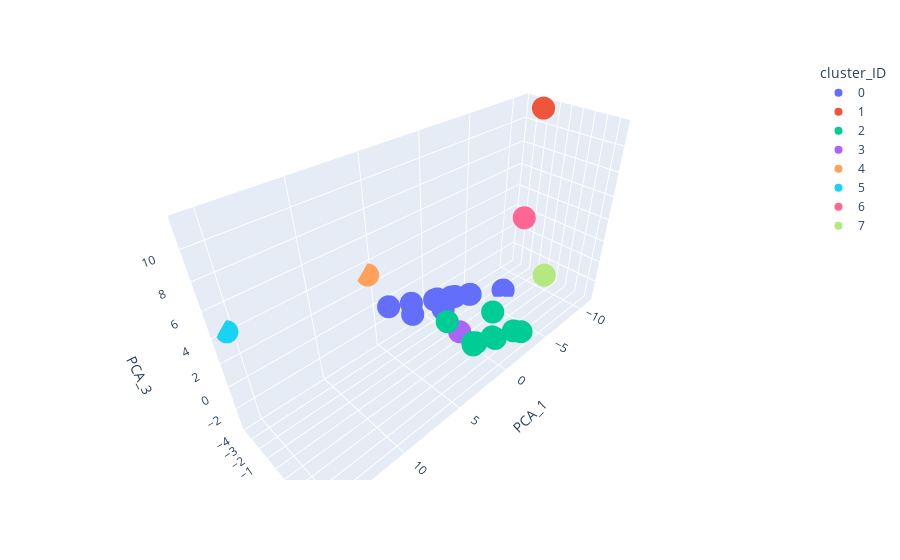

The cell this chart's notebook holds for it:
### Code cell
plot_cluster_amine(X, amine_3_components_pca, distance = 5, method='PCA')
# oversampling y undersampling
# agregar col extra de cluster
# considerar que los ejes de PCA su rango no es el mismo
# no es necesaro separarlos

### Figure 1 — Plotly figure (JSON) as saved in the notebook; plotly's stock layout.template omitted (floating-point values rounded to 4 significant figures)
{"data": [{"hovertemplate": "cluster_ID=0<br>PCA_1=%{x}<br>PCA_2=%{y}<br>PCA_3=%{z}<extra></extra>", "legendgroup": "0", "marker": {"color": "#636efa", "symbol": "circle"}, "mode": "markers", "name": "0", "scene": "scene", "showlegend": true, "type": "scatter3d", "x": [0.1408, -1.291, -3.364, -0.6233, 2.187, 2.499, -1.692, 0.01799, -3.178, -1.808, -6.882, 4.222], "y": [-2.401, -2.248, -2.038, -2.499, -3.049, -2.783, -2.239, -2.815, -1.942, -2.64, -1.277, -3.37], "z": [-1.195, -1.72, -2.468, -2.736, -1.951, -0.5061, -1.876, -1.596, -2.324, -2.228, -3.513, -0.1867]}, {"hovertemplate": "cluster_ID=1<br>PCA_1=%{x}<br>PCA_2=%{y}<br>PCA_3=%{z}<extra></extra>", "legendgroup": "1", "marker": {"color": "#EF553B", "symbol": "circle"}, "mode": "markers", "name": "1", "scene": "scene", "showlegend": true, "type": "scatter3d", "x": [-10.94], "y": [-1.964], "z": [11.44]}, {"hovertemplate": "cluster_ID=2<br>PCA_1=%{x}<br>PCA_2=%{y}<br>PCA_3=%{z}<extra></extra>", "legendgroup": "2", "marker": {"color": "#00cc96", "symbol": "circle"}, "mode": "markers", "name": "2", "scene": "scene", "showlegend": true, "type": "scatter3d", "x": [5.15, 1.286, 0.5767, 2.696, -1.052, -1.755, 3.434, 1.567, 2.527], "y": [3.606, 4.054, 3.892, 3.917, 4.254, 4.445, 4.285, 4.386, 3.551], "z": [3.222, 1.968, -0.9917, 0.03153, -1.077, -1.486, 0.7818, 0.1358, -0.5297]}, {"hovertemplate": "cluster_ID=3<br>PCA_1=%{x}<br>PCA_2=%{y}<br>PCA_3=%{z}<extra></extra>", "legendgroup": "3", "marker": {"color": "#ab63fa", "symbol": "circle"}, "mode": "markers", "name": "3", "scene": "scene", "showlegend": true, "type": "scatter3d", "x": [1.876], "y": [1.666], "z": [-0.9466]}, {"hovertemplate": "cluster_ID=4<br>PCA_1=%{x}<br>PCA_2=%{y}<br>PCA_3=%{z}<extra></extra>", "legendgroup": "4", "marker": {"color": "#FFA15A", "symbol": "circle"}, "mode": "markers", "name": "4", "scene": "scene", "showlegend": true, "type": "scatter3d", "x": [5.456], "y": [-3.857], "z": [3.09]}, {"hovertemplate": "cluster_ID=5<br>PCA_1=%{x}<br>PCA_2=%{y}<br>PCA_3=%{z}<extra></extra>", "legendgroup": "5", "marker": {"color": "#19d3f3", "symbol": "circle"}, "mode": "markers", "name": "5", "scene": "scene", "showlegend": true, "type": "scatter3d", "x": [15.43], "y": [-3.876], "z": [4.183]}, {"hovertemplate": "cluster_ID=6<br>PCA_1=%{x}<br>PCA_2=%{y}<br>PCA_3=%{z}<extra></extra>", "legendgroup": "6", "marker": {"color": "#FF6692", "symbol": "circle"}, "mode": "markers", "name": "6", "scene": "scene", "showlegend": true, "type": "scatter3d", "x": [-8.965], "y": [-1.292], "z": [2.914]}, {"hovertemplate": "cluster_ID=7<br>PCA_1=%{x}<br>PCA_2=%{y}<br>PCA_3=%{z}<extra></extra>", "legendgroup": "7", "marker": {"color": "#B6E880", "symbol": "circle"}, "mode": "markers", "name": "7", "scene": "scene", "showlegend": true, "type": "scatter3d", "x": [-7.513], "y": [2.236], "z": [-0.4329]}], "layout": {"legend": {"title": {"text": "cluster_ID"}, "tracegroupgap": 0}, "margin": {"t": 60}, "scene": {"domain": {"x": [0, 1], "y": [0, 1]}, "xaxis": {"title": {"text": "PCA_1"}}, "yaxis": {"title": {"text": "PCA_2"}}, "zaxis": {"title": {"text": "PCA_3"}}}}}
